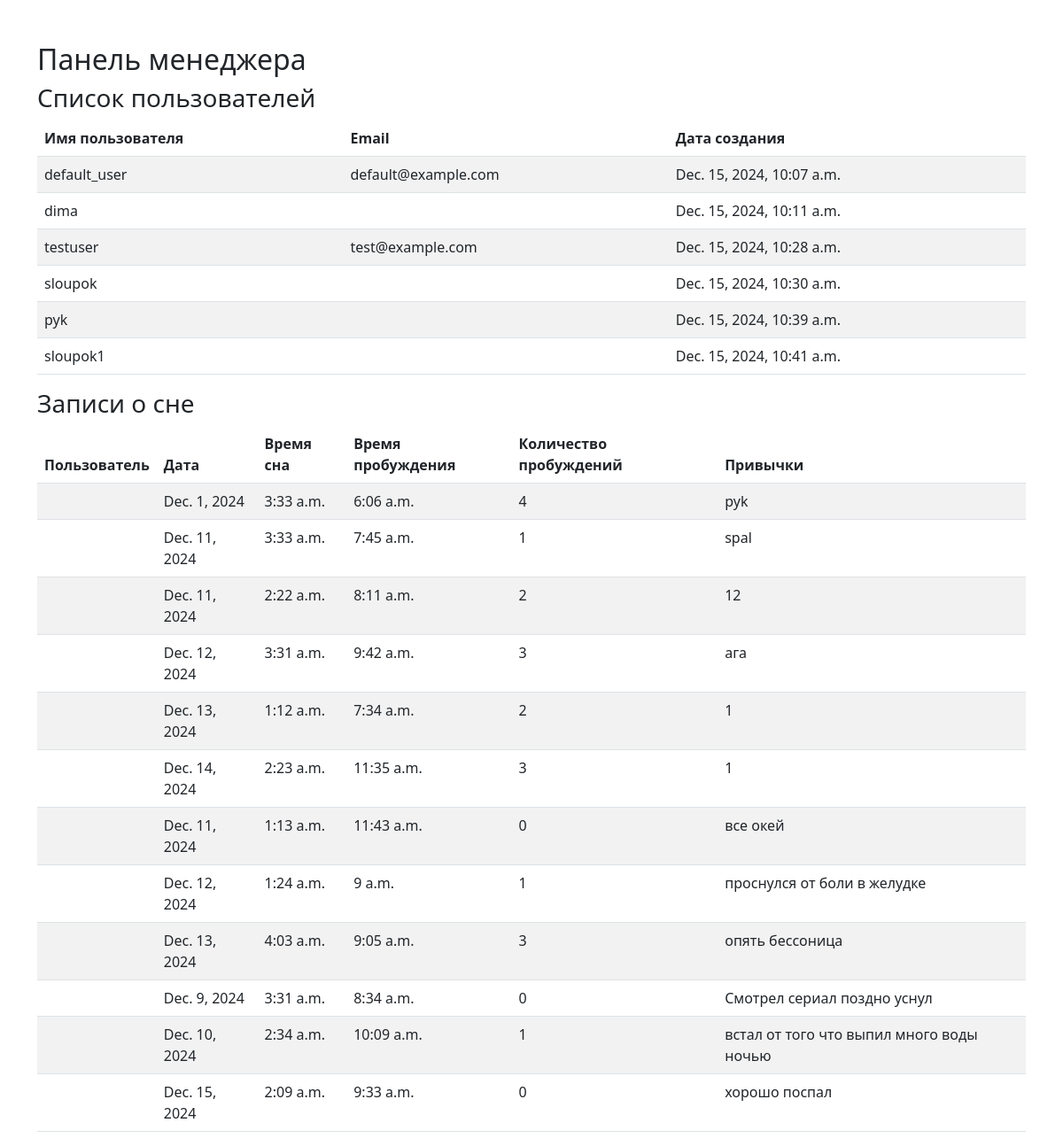
The app's page /manager-dashboard/ (signed in) with its own data.
### sleep/models.py (models this page shows, shortened)
class SleepRecord(models.Model):
    visibility_choices = [
        ('private', 'Только я'),
        ('friends', 'Друзья'),
        ('public', 'Все'),
    ]
    profile = models.ForeignKey(UserProfile, on_delete=models.CASCADE)
    date = models.DateField()
    sleep_time = models.TimeField()
    wake_time = models.TimeField()
    wake_ups = models.IntegerField()
    habits = models.TextField(null=True, blank=True)
    visibility = models.CharField(
        max_length=10,
        choices=visibility_choices,
        default='private'
    )

### sleep/views.py (the view)
# urls.py: path('manager-dashboard/', views.manager_dashboard, name='manager_dashboard'),
@user_passes_test(is_manager)
def manager_dashboard(request):
    users = User.objects.all()
    sleep_records = SleepRecord.objects.all()
    return render(request, 'manager_dashboard.html', {
        'users': users,
        'sleep_records': sleep_records,
    })

### sleep/views.py (called while the page is built)
def is_manager(user):
    return user.is_staff  # Или любое другое условие для определения менеджера

### sleep/templates/manager_dashboard.html (shortened to what this page needs)
<!DOCTYPE html>
<html lang="en">
<head>
    <link href="https://cdn.jsdelivr.net/npm/bootstrap@5.3.0-alpha3/dist/css/bootstrap.min.css" rel="stylesheet">
</head>
<body>
<div class="container mt-5">
    <h2>Панель менеджера</h2>
    <h3>Список пользователей</h3>
    <table class="table table-striped">
        <thead>
            <tr>
                <th>Имя пользователя</th>
                <th>Email</th>
                <th>Дата создания</th>
            </tr>
        </thead>
        <tbody>
            {% for user in users %}
            <tr>
                <td>{{ user.username }}</td>
                <td>{{ user.email }}</td>
                <td>{{ user.date_joined }}</td>
            </tr>
            {% endfor %}
        </tbody>
    </table>
    <h3>Записи о сне</h3>
    <table class="table table-striped">
        <thead>
            <tr>
                <th>Пользователь</th>
                <th>Дата</th>
                <th>Время сна</th>
                <th>Время пробуждения</th>
                <th>Количество пробуждений</th>
                <th>Привычки</th>
            </tr>
        </thead>
        <tbody>
            {% for record in sleep_records %}
            <tr>
                <td>{{ record.user.username }}</td>
                <td>{{ record.date }}</td>
                <td>{{ record.sleep_time }}</td>
                <td>{{ record.wake_time }}</td>
                <td>{{ record.wake_ups }}</td>
                <td>{{ record.habits }}</td>
            </tr>
            {% endfor %}
        </tbody>
    </table>
</div>
</body>
</html>

### records on screen
SleepRecord: date "Dec. 1, 2024", sleep_time "3:33 a.m.", wake_time "6:06 a.m.", wake_ups "4", habits "pyk"
SleepRecord: date "Dec. 11, 2024", sleep_time "3:33 a.m.", wake_time "7:45 a.m.", wake_ups "1", habits "spal"
SleepRecord: date "Dec. 11, 2024", sleep_time "2:22 a.m.", wake_time "8:11 a.m.", wake_ups "2", habits "12"
SleepRecord: date "Dec. 12, 2024", sleep_time "3:31 a.m.", wake_time "9:42 a.m.", wake_ups "3", habits "ага"
SleepRecord: date "Dec. 13, 2024", sleep_time "1:12 a.m.", wake_time "7:34 a.m.", wake_ups "2", habits "1"
SleepRecord: date "Dec. 14, 2024", sleep_time "2:23 a.m.", wake_time "11:35 a.m.", wake_ups "3", habits "1"
SleepRecord: date "Dec. 11, 2024", sleep_time "1:13 a.m.", wake_time "11:43 a.m.", wake_ups "0", habits "все окей"
SleepRecord: date "Dec. 12, 2024", sleep_time "1:24 a.m.", wake_time "9 a.m.", wake_ups "1", habits "проснулся от боли в желудке"
SleepRecord: date "Dec. 13, 2024", sleep_time "4:03 a.m.", wake_time "9:05 a.m.", wake_ups "3", habits "опять бессоница"
SleepRecord: date "Dec. 9, 2024", sleep_time "3:31 a.m.", wake_time "8:34 a.m.", wake_ups "0", habits "Смотрел сериал поздно уснул"
SleepRecord: date "Dec. 10, 2024", sleep_time "2:34 a.m.", wake_time "10:09 a.m.", wake_ups "1", habits "встал от того что выпил много воды ночью"
SleepRecord: date "Dec. 15, 2024", sleep_time "2:09 a.m.", wake_time "9:33 a.m.", wake_ups "0", habits "хорошо поспал"

### other values on screen
{{ user.username }} "default_user"
{{ user.email }} "default@example.com"
{{ user.date_joined }} "Dec. 15, 2024, 10:07 a.m."
{{ user.username }} "dima"
{{ user.date_joined }} "Dec. 15, 2024, 10:11 a.m."
{{ user.username }} "testuser"
{{ user.email }} "test@example.com"
{{ user.date_joined }} "Dec. 15, 2024, 10:28 a.m."
{{ user.username }} "sloupok"
{{ user.date_joined }} "Dec. 15, 2024, 10:30 a.m."
{{ user.username }} "pyk"
{{ user.date_joined }} "Dec. 15, 2024, 10:39 a.m."
{{ user.username }} "sloupok1"
{{ user.date_joined }} "Dec. 15, 2024, 10:41 a.m."
